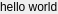
<ui version="4.0" >
 <author></author>
 <comment></comment>
 <exportmacro></exportmacro>
 <class>Dialog</class>
  <widget class="QLabel" name="label">
   <property name="text">
    <string>hello world</string>
   </property>
  </widget>
</ui>
